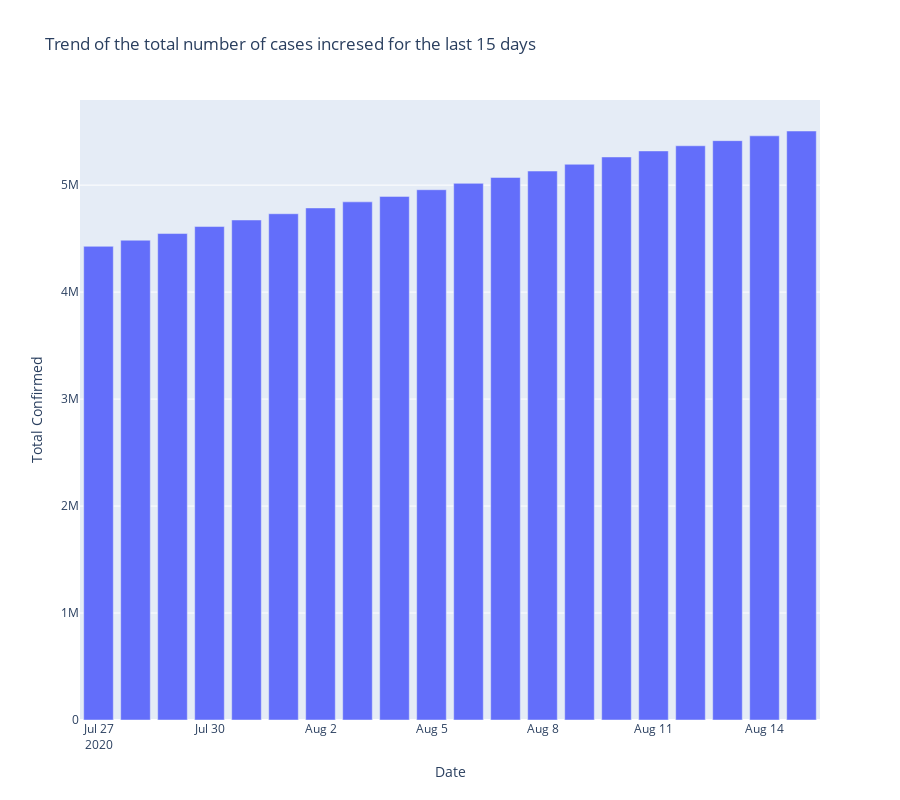

The code cell stored with this chart in its notebook:
### Code cell
top_20_total_confirmed_cases = time_data.sort_values("Total Confirmed", ascending=False).head(20)

fig = px.bar(top_20_total_confirmed_cases,
            x="Date",
            y="Total Confirmed",
            orientation='v',
            height=800,
            title="Trend of the total number of cases incresed for the last 15 days",
            )

fig.show()

### Figure 1 — Plotly figure (JSON) as saved in the notebook; plotly's stock layout.template omitted (floating-point values rounded to 4 significant figures)
{"data": [{"alignmentgroup": "True", "hoverlabel": {"namelength": 0}, "hovertemplate": "Date=%{x}<br>Total Confirmed=%{y}", "legendgroup": "", "marker": {"color": "#636efa"}, "name": "", "offsetgroup": "", "orientation": "v", "showlegend": false, "textposition": "auto", "type": "bar", "x": ["2020-08-15T00:00:00", "2020-08-14T00:00:00", "2020-08-13T00:00:00", "2020-08-12T00:00:00", "2020-08-11T00:00:00", "2020-08-10T00:00:00", "2020-08-09T00:00:00", "2020-08-08T00:00:00", "2020-08-07T00:00:00", "2020-08-06T00:00:00", "2020-08-05T00:00:00", "2020-08-04T00:00:00", "2020-08-03T00:00:00", "2020-08-02T00:00:00", "2020-08-01T00:00:00", "2020-07-31T00:00:00", "2020-07-30T00:00:00", "2020-07-29T00:00:00", "2020-07-28T00:00:00", "2020-07-27T00:00:00"], "xaxis": "x", "y": [5505999, 5460868, 5415659, 5367958, 5319654, 5263342, 5194894, 5131694, 5071791, 5016470, 4957067, 4894767, 4843548, 4786871, 4732559, 4674154, 4612854, 4547454, 4485121, 4427969], "yaxis": "y"}], "layout": {"barmode": "relative", "height": 800, "legend": {"tracegroupgap": 0}, "title": {"text": "Trend of the total number of cases incresed for the last 15 days"}, "xaxis": {"anchor": "y", "domain": [0, 1], "title": {"text": "Date"}}, "yaxis": {"anchor": "x", "domain": [0, 1], "title": {"text": "Total Confirmed"}}}}
